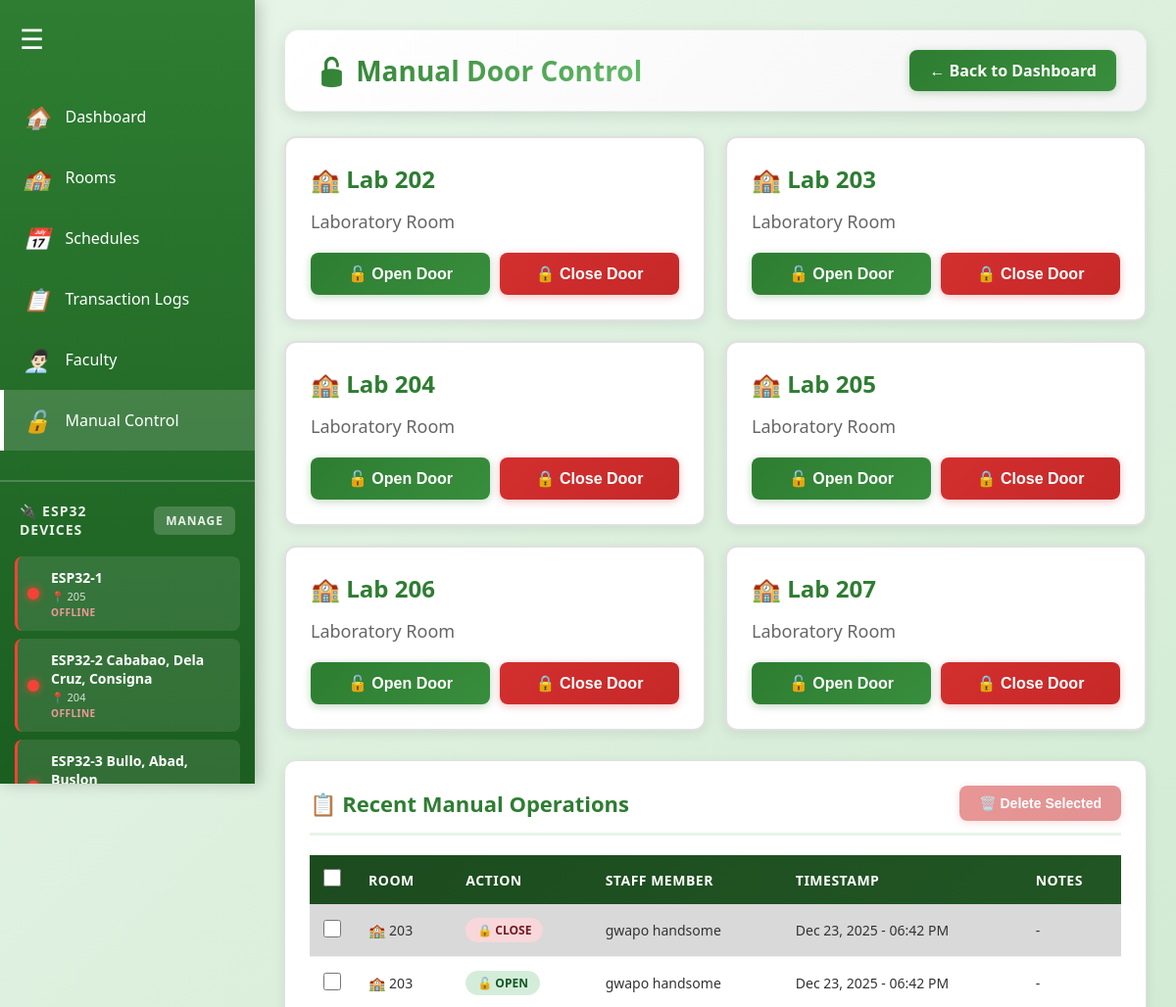
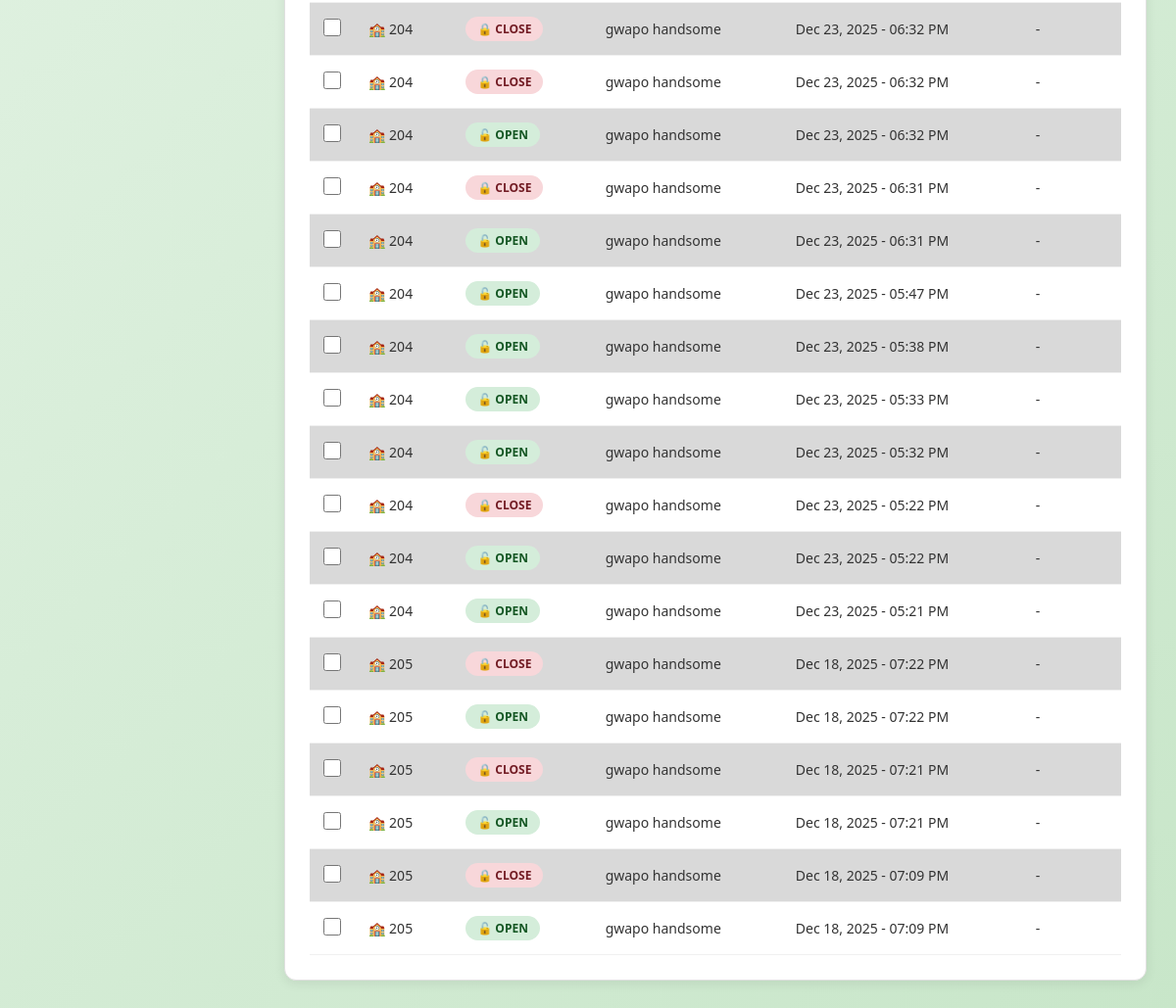
The page /accounts/manual-control/ (signed in) on the database its author committed (2 pictures, top to bottom).
### kbox_app/models.py (models this page shows, shortened)
class Room(models.Model):
    code = models.CharField(max_length=10, unique=True)
    description = models.CharField(max_length=100, blank=True)
    is_active = models.BooleanField(default=True)
    created_at = models.DateTimeField(auto_now_add=True)
    updated_at = models.DateTimeField(auto_now=True)

class ManualDoorLog(models.Model):
    room = models.ForeignKey(
        Room,
        on_delete=models.CASCADE,
        related_name='manual_operations'
    )
    staff_user = models.ForeignKey(
        User,
        on_delete=models.SET_NULL,
        null=True,
        related_name='manual_operations'
    )
    action = models.CharField(
        max_length=10,
        choices=[
            ('open', 'Open'),
            ('close', 'Close'),
        ]
    )
    timestamp = models.DateTimeField(auto_now_add=True)
    notes = models.TextField(blank=True, help_text="Optional notes")
    class Meta:
        ordering = ['-timestamp']

### kbox_app/views_management.py (the view)
# urls.py: path('manual-control/', views_management.manual_door_control, name='manual_door_control'),
@staff_or_superuser_required
def manual_door_control(request):
    rooms = Room.objects.filter(is_active=True).order_by('code')
    recent_logs = ManualDoorLog.objects.select_related(
        'room', 'staff_user'
    ).order_by('-timestamp')[:20]
    context = {
        'rooms': rooms,
        'recent_logs': recent_logs,
    }
    return render(request, 'kbox_app/manual_door_control.html', context)

### kbox_app/views.py (called while the page is built)
def staff_or_superuser_required(view_func):
    @wraps(view_func)
    def wrapper(request, *args, **kwargs):
        if not request.user.is_authenticated:
            return redirect('login')
        if request.user.is_superuser:
            return view_func(request, *args, **kwargs)
        try:
            if request.user.profile.user_type == 'staff':
                return view_func(request, *args, **kwargs)
        except UserProfile.DoesNotExist:
            pass
        return HttpResponseForbidden("Access denied. Staff or admin privileges required.")
    return wrapper

### kbox_app/templates/kbox_app/manual_door_control.html (shortened to what this page needs)
{% load static %}
<!DOCTYPE html>
<html lang="en">
<head>
  <link rel="stylesheet" href="{% static 'kbox_app/css/style.css' %}">
</head>
<body>
  <div class="sidebar" id="sidebar">
    <div class="toggle-btn" onclick="toggleSidebar()">☰</div>
    <ul class="menu">
      <li class="menu-item" onclick="window.location='{% url 'dashboard' %}'"><i>🏠</i><span>Dashboard</span></li>
      <li class="menu-item" onclick="window.location='{% url 'room_list' %}'"><i>🏫</i><span>Rooms</span></li>
      <li class="menu-item" onclick="window.location='{% url 'schedule_list' %}'"><i>📅</i><span>Schedules</span></li>
      <li class="menu-item" onclick="window.location='{% url 'transaction_logs' %}'"><i>📋</i><span>Transaction Logs</span></li>
      <li class="menu-item" onclick="window.location='{% url 'faculty_list' %}'"><i>👨🏻‍💼</i><span>Faculty</span></li>
      <li class="menu-item active" onclick="window.location='{% url 'manual_door_control' %}'"><i>🔓</i><span>Manual Control</span></li>
    </ul>
    <div class="esp32-section">
      <div class="esp32-header">
        <span>🔌 ESP32 Devices</span>
        <a href="{% url 'esp32_list' %}" class="esp32-manage-btn">Manage</a>
      </div>
      <div id="esp32-devices-container">
      </div>
    </div>
  </div>
  <div class="content-area">
    <div class="page-header">
      <h1>🔓 Manual Door Control</h1>
      <a href="{% url 'dashboard' %}" class="back-btn">← Back to Dashboard</a>
    </div>
    <div class="room-grid">
      {% for room in rooms %}
      <div class="room-card">
        <h3>🏫 Lab {{ room.code }}</h3>
        <p class="room-code">{{ room.description|default:"Laboratory Room" }}</p>
        <div class="button-group">
          <button class="door-btn open" onclick="openConfirmModal('{{ room.id }}', '{{ room.code }}', 'open')">
            🔓 Open Door
          </button>
          <button class="door-btn close" onclick="openConfirmModal('{{ room.id }}', '{{ room.code }}', 'close')">
            🔒 Close Door
          </button>
        </div>
      </div>
      {% empty %}
      <p style="grid-column: 1/-1; text-align: center; color: #999; padding: 40px;">
        No active rooms found.
      </p>
      {% endfor %}
    </div>
    <div class="logs-section">
      <div class="logs-header">
        <h2>📋 Recent Manual Operations</h2>
        <button class="delete-btn" id="deleteBtn" onclick="openDeleteModal()" disabled>
          🗑️ Delete Selected
        </button>
      </div>
      <table class="log-table">
        <thead>
          <tr>
            <th>
              <input type="checkbox" id="selectAll" class="log-checkbox" onchange="toggleSelectAll(this)">
            </th>
            <th>Room</th>
            <th>Action</th>
            <th>Staff Member</th>
            <th>Timestamp</th>
            <th>Notes</th>
          </tr>
        </thead>
        <tbody>
          {% for log in recent_logs %}
          <tr>
            <td>
              <input type="checkbox" class="log-checkbox log-select" value="{{ log.id }}" onchange="updateDeleteButton()">
            </td>
            <td>🏫 {{ log.room.code }}</td>
            <td>
              <span class="action-badge {{ log.action }}">
                {% if log.action == 'open' %}🔓 OPEN{% else %}🔒 CLOSE{% endif %}
              </span>
            </td>
            <td>{{ log.staff_user.get_full_name|default:log.staff_user.username }}</td>
            <td>{{ log.timestamp|date:"M d, Y - h:i A" }}</td>
            <td>{{ log.notes|default:"-" }}</td>
          </tr>
          {% empty %}
          <tr>
            <td colspan="6" style="text-align: center; padding: 30px; color: #999;">
              No manual operations recorded yet.
            </td>
          </tr>
          {% endfor %}
        </tbody>
      </table>
    </div>
  </div>
</body>
</html>

### kbox_app/static/kbox_app/css/style.css (style rules this page uses)
*, *::before, *::after { box-sizing: border-box; margin: 0; padding: 0; }
body { font-family: -apple-system, BlinkMacSystemFont, "Segoe UI", Arial, sans-serif; background: radial-gradient(circle at top, #258129 0, #1b5e20 45%, #0b3d0f 100%); color: #fefefe; min-height: 100vh; }
button, .logout-btn, a.logout-btn { display: inline-flex; align-items: center; justify-content: center; gap: 6px; padding: 10px 22px; border-radius: 999px; border: none; text-decoration: none; font-weight: 600; font-size: 0.95rem; cursor: pointer; background: #fdd835; color: #20451f; box-shadow: 0 4px 10px rgba(0, 0, 0, 0.25); transition: transform 0.15s ease, box-shadow 0.15s ease, background 0.15s ease; }
table { width: 100%; border-collapse: collapse; margin-top: 10px; font-size: 0.92rem; }
th, td { padding: 10px 12px; text-align: left; }
th { background: rgba(0, 0, 0, 0.4); font-weight: 700; letter-spacing: 0.02em; }
tbody tr:nth-child(even) { background: rgba(255, 255, 255, 0.02); }
tbody tr:nth-child(odd) { background: rgba(0, 0, 0, 0.15); }
a { color: #ffeb3b; }

### rows shown on the page
Room: code "202", description "Laboratory Room"
Room: code "203", description "Laboratory Room"
Room: code "204", description "Laboratory Room"
Room: code "205", description "Laboratory Room"
Room: code "206", description "Laboratory Room"
Room: code "207", description "Laboratory Room"
ManualDoorLog: room.code "203", action "🔒 CLOSE", staff_user.get_full_name "gwapo handsome", timestamp "Dec 23, 2025 - 06:42 PM", notes "-"
ManualDoorLog: room.code "203", action "🔓 OPEN", staff_user.get_full_name "gwapo handsome", timestamp "Dec 23, 2025 - 06:42 PM", notes "-"
ManualDoorLog: room.code "204", action "🔒 CLOSE", staff_user.get_full_name "gwapo handsome", timestamp "Dec 23, 2025 - 06:32 PM", notes "-"
ManualDoorLog: room.code "204", action "🔒 CLOSE", staff_user.get_full_name "gwapo handsome", timestamp "Dec 23, 2025 - 06:32 PM", notes "-"
ManualDoorLog: room.code "204", action "🔓 OPEN", staff_user.get_full_name "gwapo handsome", timestamp "Dec 23, 2025 - 06:32 PM", notes "-"
ManualDoorLog: room.code "204", action "🔒 CLOSE", staff_user.get_full_name "gwapo handsome", timestamp "Dec 23, 2025 - 06:31 PM", notes "-"
ManualDoorLog: room.code "204", action "🔓 OPEN", staff_user.get_full_name "gwapo handsome", timestamp "Dec 23, 2025 - 06:31 PM", notes "-"
ManualDoorLog: room.code "204", action "🔓 OPEN", staff_user.get_full_name "gwapo handsome", timestamp "Dec 23, 2025 - 05:47 PM", notes "-"
ManualDoorLog: room.code "204", action "🔓 OPEN", staff_user.get_full_name "gwapo handsome", timestamp "Dec 23, 2025 - 05:38 PM", notes "-"
ManualDoorLog: room.code "204", action "🔓 OPEN", staff_user.get_full_name "gwapo handsome", timestamp "Dec 23, 2025 - 05:33 PM", notes "-"
ManualDoorLog: room.code "204", action "🔓 OPEN", staff_user.get_full_name "gwapo handsome", timestamp "Dec 23, 2025 - 05:32 PM", notes "-"
ManualDoorLog: room.code "204", action "🔒 CLOSE", staff_user.get_full_name "gwapo handsome", timestamp "Dec 23, 2025 - 05:22 PM", notes "-"
ManualDoorLog: room.code "204", action "🔓 OPEN", staff_user.get_full_name "gwapo handsome", timestamp "Dec 23, 2025 - 05:22 PM", notes "-"
ManualDoorLog: room.code "204", action "🔓 OPEN", staff_user.get_full_name "gwapo handsome", timestamp "Dec 23, 2025 - 05:21 PM", notes "-"
ManualDoorLog: room.code "205", action "🔒 CLOSE", staff_user.get_full_name "gwapo handsome", timestamp "Dec 18, 2025 - 07:22 PM", notes "-"
ManualDoorLog: room.code "205", action "🔓 OPEN", staff_user.get_full_name "gwapo handsome", timestamp "Dec 18, 2025 - 07:22 PM", notes "-"
ManualDoorLog: room.code "205", action "🔒 CLOSE", staff_user.get_full_name "gwapo handsome", timestamp "Dec 18, 2025 - 07:21 PM", notes "-"
ManualDoorLog: room.code "205", action "🔓 OPEN", staff_user.get_full_name "gwapo handsome", timestamp "Dec 18, 2025 - 07:21 PM", notes "-"
ManualDoorLog: room.code "205", action "🔒 CLOSE", staff_user.get_full_name "gwapo handsome", timestamp "Dec 18, 2025 - 07:09 PM", notes "-"
ManualDoorLog: room.code "205", action "🔓 OPEN", staff_user.get_full_name "gwapo handsome", timestamp "Dec 18, 2025 - 07:09 PM", notes "-"
